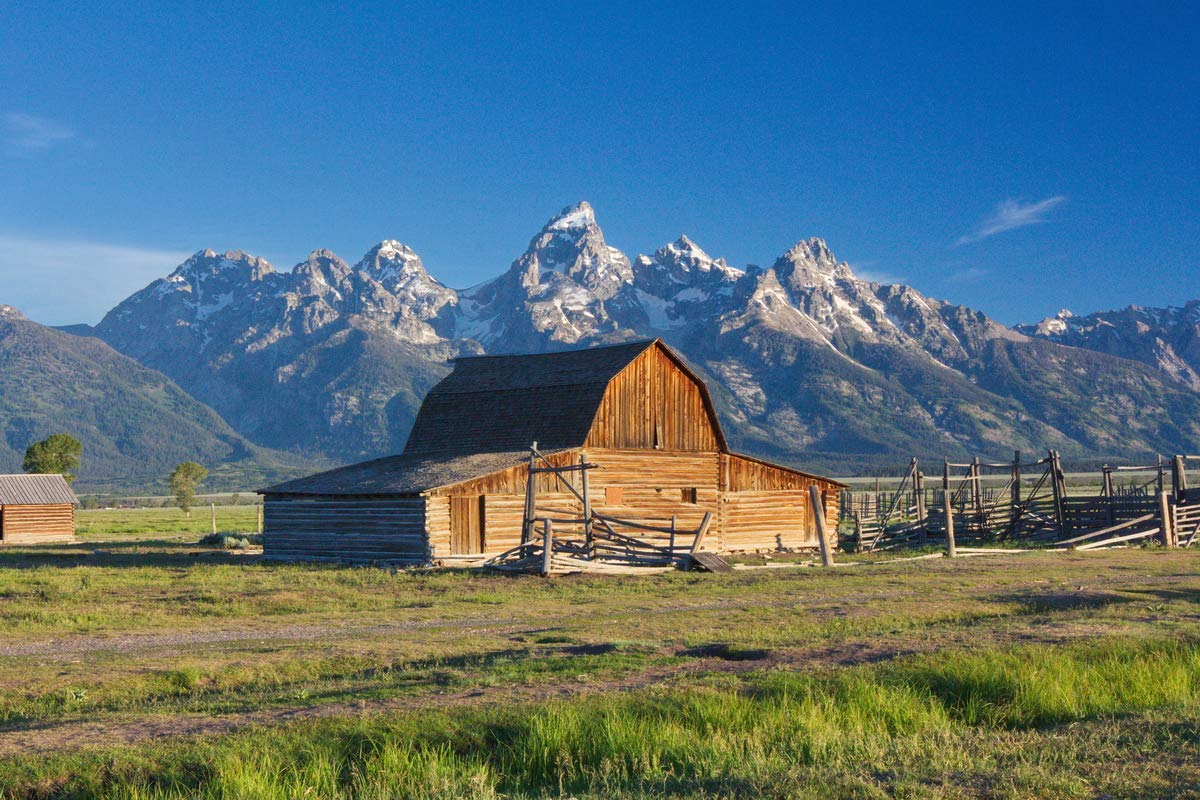
#> input picture house2.jpg, 1200 x 800 px
$ python rgb2hsv.py
#> lines starting #> are read from the running program, lines starting #| are printed output that depends on the picture
import numpy as np
from PIL import Image, ImageDraw
import matplotlib.pyplot as plt
import math

image = Image.open('house2.jpg')
#> image is the input picture: PIL image 1200x800 RGB; mean R, G, B 87.2, 114.3, 125.2
width = image.size[0]  # Определяем ширину
#> width = 1200
height = image.size[1]  # Определяем высоту
#> height = 800
draw = ImageDraw.Draw(image)  # Создаем инструмент для рисования
imageH = Image.open('house2.jpg')
imageS = Image.open('house2.jpg')
imageV = Image.open('house2.jpg')
imageHSV2RGB = Image.open('house2.jpg')
drawH = ImageDraw.Draw(imageH)
drawS = ImageDraw.Draw(imageS)
drawV = ImageDraw.Draw(imageV)
drawHSV2RGB = ImageDraw.Draw(imageHSV2RGB)
pix = image.load()  # Выгружаем значения пикселей
plt.imshow(image)
plt.show()


for y in range(height):
   for x in range(width):
      r_ = pix[x, y][0] / 255   # узнаём значение красного цвета пикселя
      g_ = pix[x, y][1] / 255   # зелёного
      b_ = pix[x, y][2] / 255   # синего

      mmax = max(r_, g_, b_)
      mmin = min(r_, g_, b_)
      if mmax == mmin:
         H = 0
      elif mmax == r_ and g_ >= b_:
         H = 60 * ((g_ - b_) / (mmax - mmin))
      elif mmax == r_ and g_ < b_:
         H = 60 * ((g_ - b_) / (mmax - mmin)) + 360
      elif mmax == g_:
         H = 60 * ((b_ - r_) / (mmax - mmin)) + 120
      elif mmax == b_:
         H = 60 * ((r_ - g_) / (mmax - mmin)) + 240

      if mmax == 0:
         S = 0
      else:
         S = 1 - (mmin / mmax)

      V = mmax


      # для отображения H
      Hi = int(math.fmod(abs(H / 60), 6))
      if Hi == 6:
         Hi = 0
      v = 100
      s = 100
      Vmin = 0
      a = 100 * (math.fmod(H, 60) / 60)
      Vinc = a
      Vdec = v - a
      if Hi == 0:
         r, g, b = v, Vinc, Vmin
      elif Hi == 1:
         r, g, b = Vdec, v, Vmin
      elif Hi == 2:
         r, g, b = Vmin, v, Vinc
      elif Hi == 3:
         r, g, b = Vmin, Vdec, v
      elif Hi == 4:
         r, g, b = Vinc, Vmin, v
      elif Hi == 5:
         r, g, b = v, Vmin, Vdec
      r, g, b = int(r * 255 / 100), int(g * 255 / 100), int(b * 255 / 100)
      #print(Hi, a, Vinc, Vdec)
      #print(r, g, b)
      drawH.point((x, y), (r, g, b))  # отрисовываем пиксели, чтобы потом использовать переменные заново
      Vout = int(V * 255)  # Значения для вывода в rgb
      Sout = int(S * 255)
      drawS.point((x, y), (255, 255 - Sout, 255 - Sout))
      drawV.point((x, y), (Vout, 0, 0))


      # обратное перобразование HSV 2 RGB
      # Топ, результат без артефактов

      V *= 100
      S *= 100
      Hi_ = int(math.fmod(abs(H / 60), 6))
      if Hi_ == 6:
         Hi_ = 0
      Vmin = ((100 - S) * V) / 100
      a = (V - Vmin) * (math.fmod(H, 60) / 60)
      Vinc = Vmin + a
      Vdec = V - a
      if Hi_ == 0:
         Rb, Gb, Bb = V, Vinc, Vmin
      elif Hi_ == 1:
         Rb, Gb, Bb = Vdec, V, Vmin
      elif Hi_ == 2:
         Rb, Gb, Bb = Vmin, V, Vinc
      elif Hi_ == 3:
         Rb, Gb, Bb = Vmin, Vdec, V
      elif Hi_ == 4:
         Rb, Gb, Bb = Vinc, Vmin, V
      elif Hi_ == 5:
         Rb, Gb, Bb = V, Vmin, Vdec
      Rb, Gb, Bb = int(Rb * 255 / 100), int(Gb * 255 / 100), int(Bb * 255 / 100)
      #print(Hi, a, Vinc, Vdec)
      #print(Rb, Gb, Bb)

      # рисуем пиксель
      drawHSV2RGB.point((x, y), (Rb, Gb, Bb))


#print(mmax, mmin)
#plt.imshow(image)
#plt.show()
plt.imshow(imageH)
plt.show()
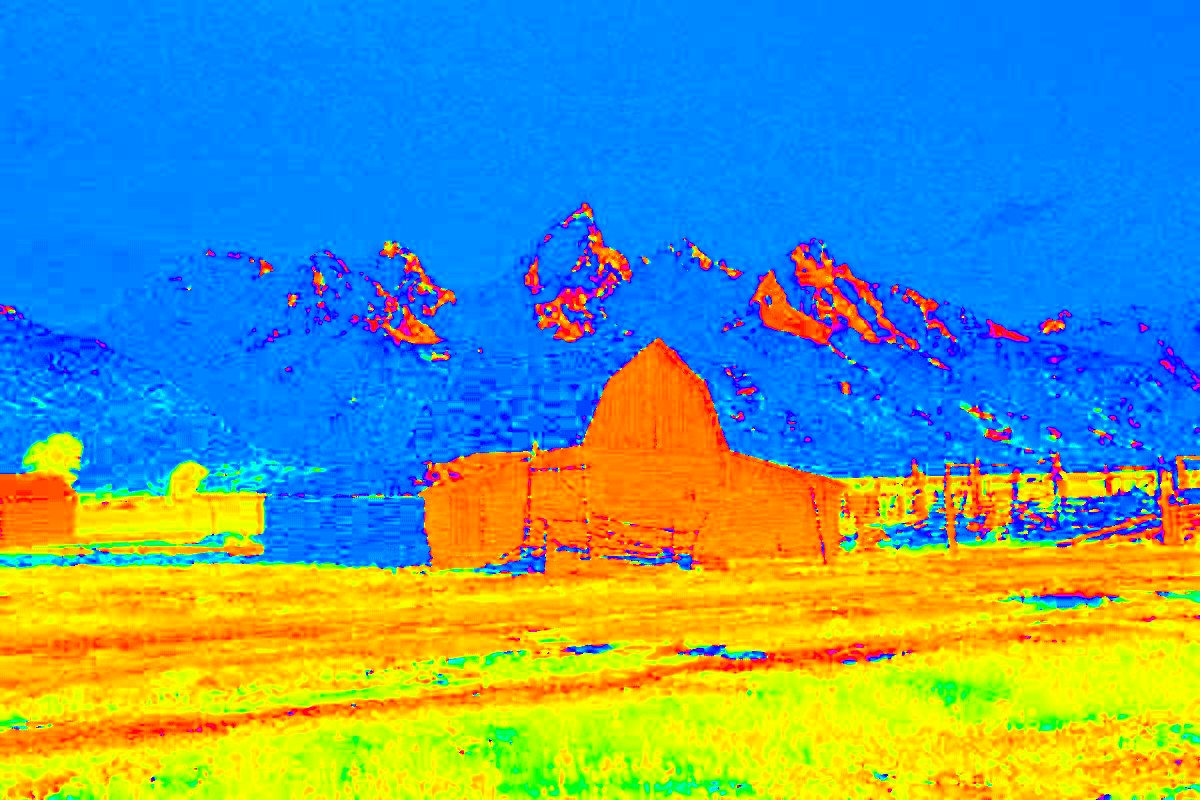
#> shown: shape (800, 1200, 3); mean R, G, B 98.5, 152.8, 151.2
plt.imshow(imageS)
plt.show()
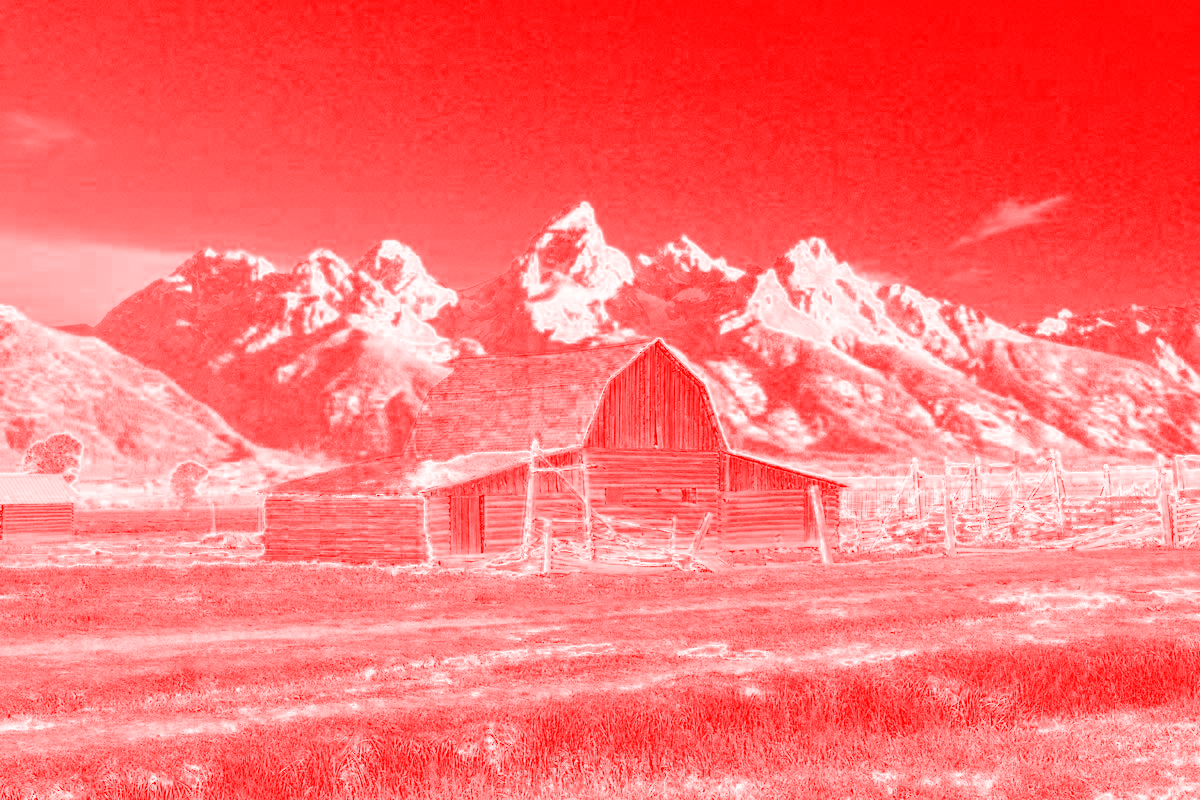
#> shown: shape (800, 1200, 3); mean R, G, B 255, 113.4, 113.4
plt.imshow(imageV)
plt.show()
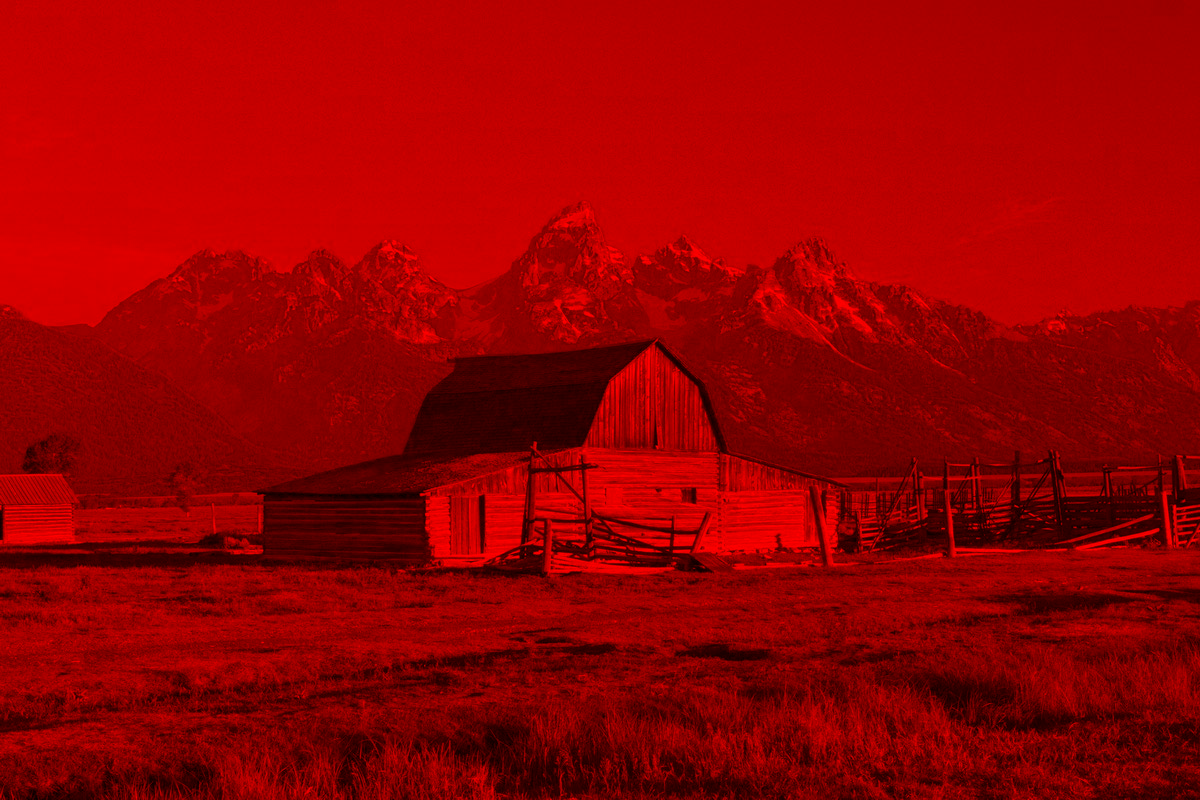
#> shown: shape (800, 1200, 3); mean R, G, B 150.1, 0, 0
plt.imshow(imageHSV2RGB)
plt.show()
#image.save("result.jpg", "JPEG")  # не забываем сохранить изображение

$ run again, with foliage.jpg copied over house2.jpg
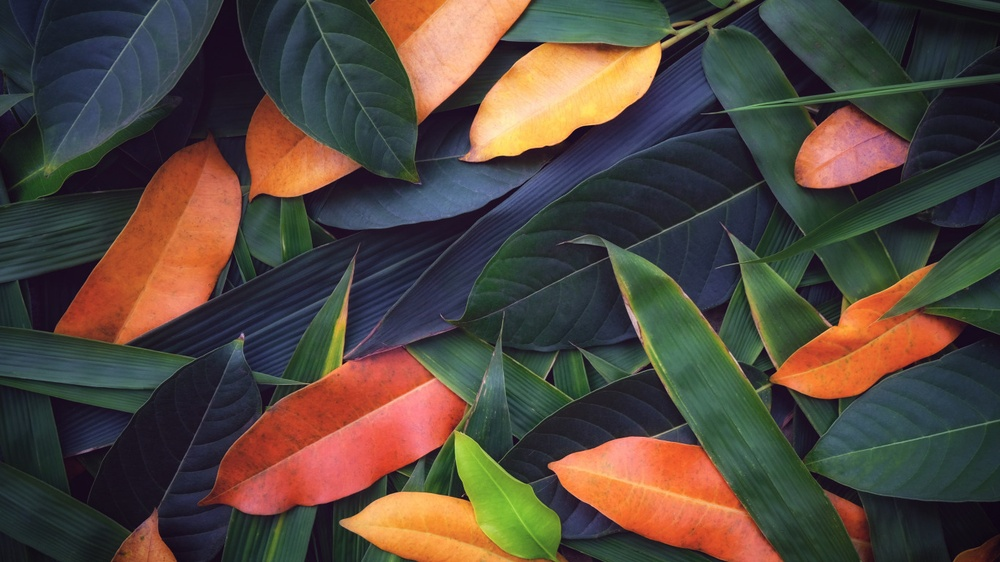
#> input picture foliage.jpg, 1000 x 562 px, shrunk from 1366 x 768 before the run
#> image is the input picture: PIL image 1000x562 RGB; mean R, G, B 82.3, 70.5, 61.5
#> `plt.show()`:
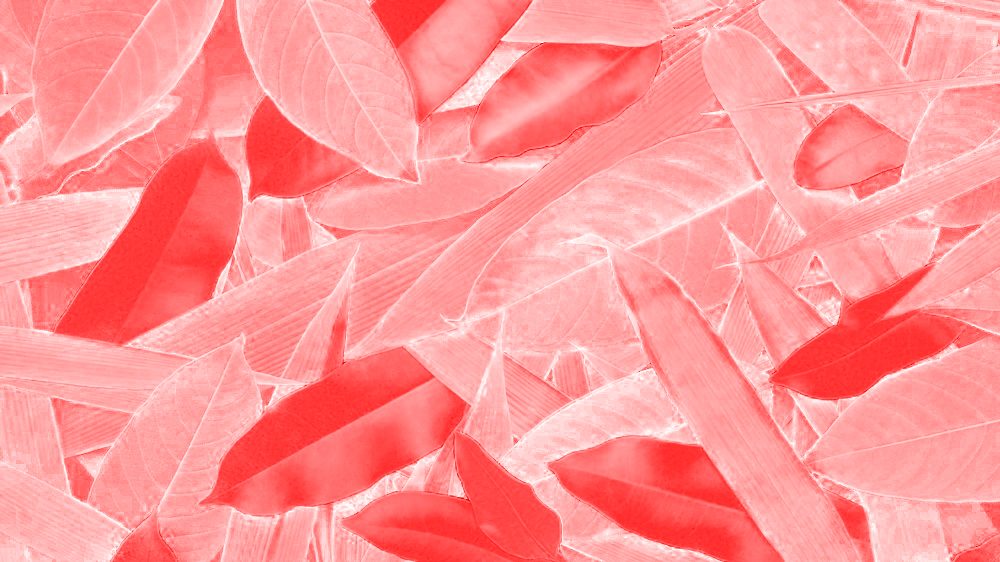
#> shown: shape (562, 1000, 3); mean R, G, B 255, 149.7, 149.7
#> `plt.show()`:
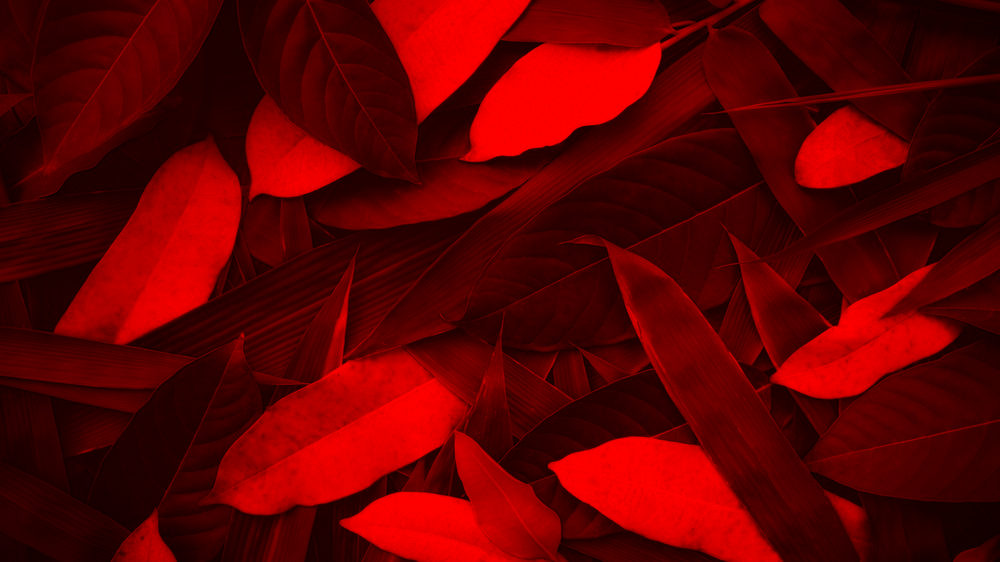
#> shown: shape (562, 1000, 3); mean R, G, B 97.6, 0, 0
